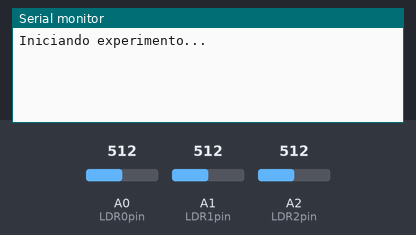
A sketch run on a simulated Arduino Uno, built with avr-gcc and run on an emulated ATmega328P. Parts: the last lines printed to the serial monitor. Inputs (shaded band) come from the test bench; at power-on: A0 (LDR0pin) = 512, A1 (LDR1pin) = 512, A2 (LDR2pin) = 512.

Above: at 1.2 s.
1.3 s: A0 (LDR0pin) set to 900
At 1.9 s:
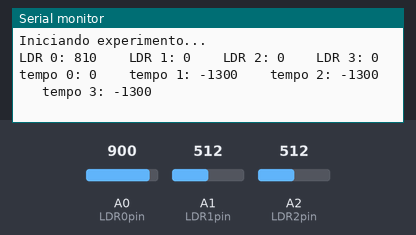
2.8 s: A1 (LDR1pin) set to 900
At 4.2 s:
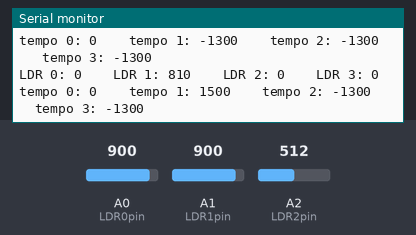

Measured:
- after the input at 1.3 s, the serial monitor: prints a new line at once (image 1)
- after the input at 2.8 s, the serial monitor: prints a new line at once (image 2)

The sketch:

cronometroLDR2.ino
```cpp
/**
 * Programa usado para marcar o tempo de passagem do carrinho
 * nos experimentos de MRU e MRUV.
 */

#define LDRsize 4
#define LDR0pin A0
#define LDR1pin A1
#define LDR2pin A2
#define LDR3pin A3
#define threshold 700 //Limiar de sensibilidade usado para os sensores.

int LDRpin[] = {LDR0pin, LDR1pin, LDR2pin, LDR3pin};
int LDR[4];
int i, j;
long inicio = 0;
long tempos[LDRsize];
long contagem;

void setup() {
  for(i = 0; i < LDRsize; i++) {
    pinMode(LDRpin[i], INPUT);
    tempos[i] = 0;
  }
  Serial.begin(9600);
  Serial.println("Iniciando experimento...");
}

void loop() {
  for(i = 0; i < LDRsize; i++) {
      LDR[i] = 0; //Zera a variável LDR
  }
  if(tempos[0] == 0) {
    LDR[0] = lerLDR(LDR0pin);
    if(LDR[0] > threshold) {
      inicio = millis();
      tempos[0] = inicio;
      imprimeDados();
    }
  } else if(tempos[1] == 0) {
      LDR[1] = lerLDR(LDR1pin);
      if(LDR[1] > threshold) {
          tempos[1] = millis();
          imprimeDados();
      }
  } else if(tempos[2] == 0) {
      LDR[2] = lerLDR(LDR2pin);
      if(LDR[2] > threshold) {
        tempos[2] = millis();
        imprimeDados();
      }
  } else if(tempos[3] == 0) {
      LDR[3] = lerLDR(LDR3pin);
      if(LDR[3] > threshold) {
        tempos[3] = millis();
        imprimeDados();
      }
  }
}

int lerLDR(int pino) {
  int leitura = 0;
  int c;
  for (c = 0; c < 9; c ++) {
    leitura += analogRead(pino);
  }
  return leitura/10;
}

void imprimeDados() {
  int i;
  for(i = 0; i < LDRsize; i++) {
    Serial.print("LDR ");
    Serial.print(i);
    Serial.print(": ");
    Serial.print(LDR[i]);
    Serial.print("    ");
  }
  Serial.println();
    for(i = 0; i < LDRsize; i++) {
    Serial.print("tempo ");
    Serial.print(i);
    Serial.print(": ");
    Serial.print(tempos[i] - inicio);
    Serial.print("    ");
  }
  Serial.println();
}
```
